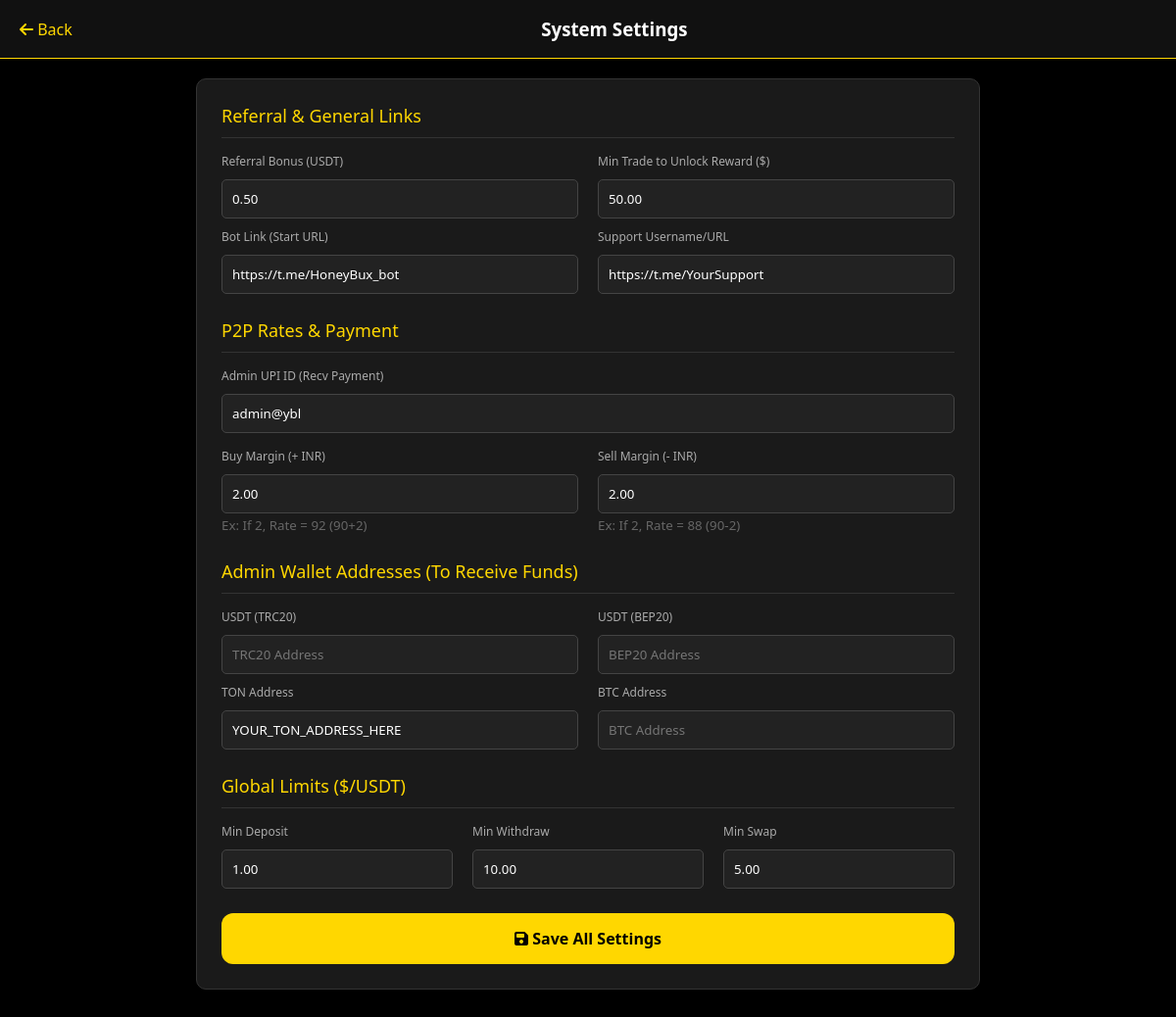
The app's page /admin/referral.php (signed in), older data.
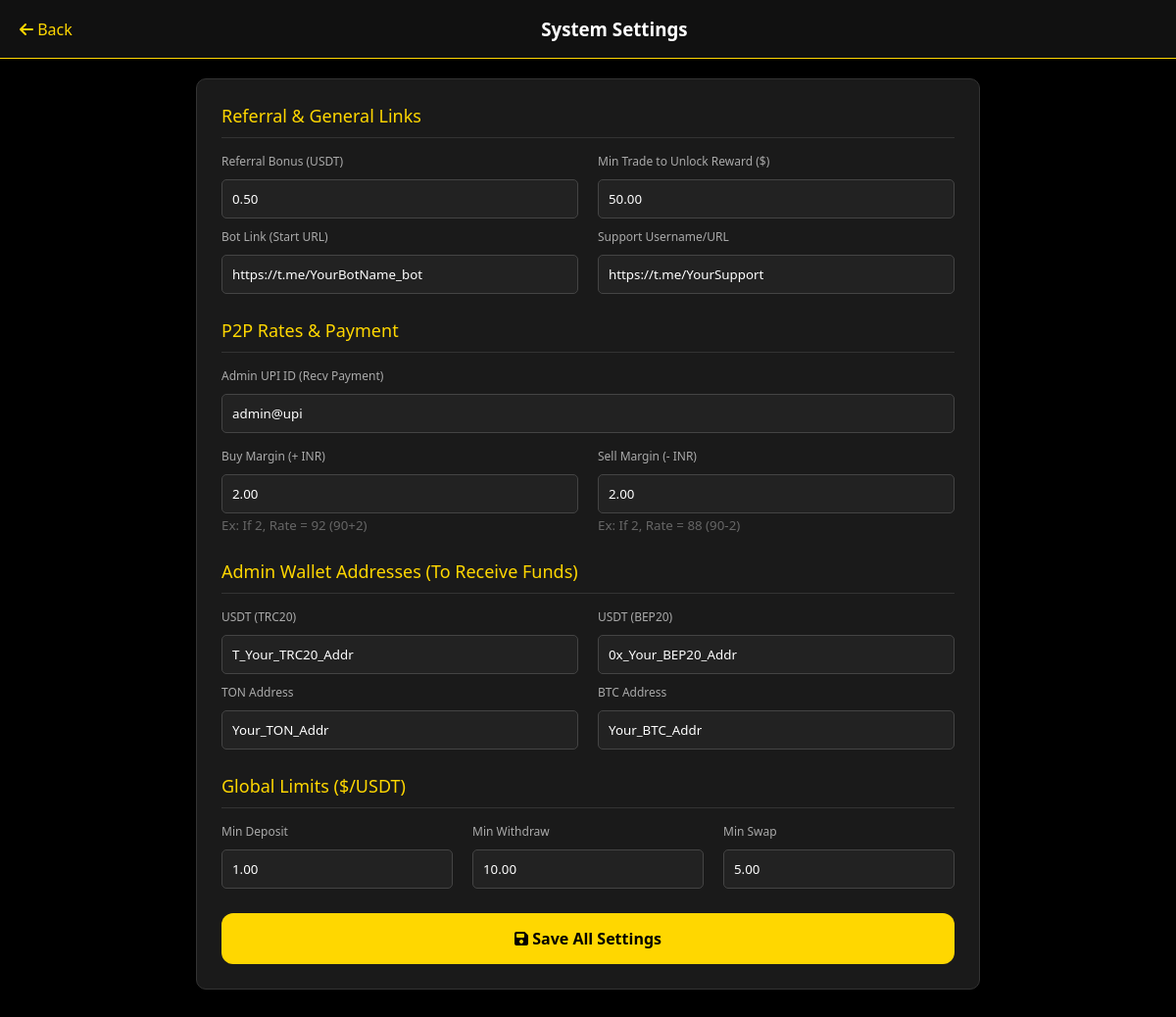
The same page, newer data.
### tables this page shows
CREATE TABLE `settings` (
  `id` int(11) NOT NULL AUTO_INCREMENT,
  `p2p_buy_rate_margin` decimal(10,2) DEFAULT 2.00,
  `p2p_sell_rate_margin` decimal(10,2) DEFAULT 2.00,
  `referral_bonus_amount` decimal(10,2) DEFAULT 0.50,
  `referral_min_trade` decimal(10,2) DEFAULT 50.00,
  `min_deposit_limit` decimal(10,2) DEFAULT 1.00,
  `min_withdraw_limit` decimal(10,2) DEFAULT 10.00,
  `min_swap_limit` decimal(10,2) DEFAULT 5.00,
  `bot_url` varchar(255) DEFAULT 'https://t.me/YourBotName_bot',
  `support_url` varchar(255) DEFAULT 'https://t.me/YourSupport',
  `admin_upi` varchar(100) DEFAULT 'admin@upi',
  `admin_wallets_json` text DEFAULT NULL,
  PRIMARY KEY (`id`)
);

### admin/referral.php (the view, shortened to what this page needs)
<?php
require_once '../includes/db_connect.php';
$settings = $pdo->query("SELECT * FROM settings WHERE id=1")->fetch(PDO::FETCH_ASSOC);
$admin_wallets = json_decode($settings['admin_wallets_json'], true);
?>
<!DOCTYPE html>
<html lang="en">
<head>
    <link rel="stylesheet" href="../assets/css/style.css">
    <link rel="stylesheet" href="https://cdnjs.cloudflare.com/ajax/libs/font-awesome/6.4.0/css/all.min.css">
</head>
<body>
    <div class="admin-nav">
        <a href="dashboard.php" style="color: gold; text-decoration: none;"><i class="fa-solid fa-arrow-left"></i> Back</a>
        <h3 style="color: white;">System Settings</h3>
    </div>
    <div class="container">
        <div class="form-card">
            <form method="POST">
                <div class="section-title" style="margin-top: 0;">Referral & General Links</div>
                <div class="row">
                    <div class="col">
                        <label>Referral Bonus (USDT)</label>
                        <input type="text" name="referral_bonus" value="<?php echo $settings['referral_bonus_amount']; ?>" required>
                    </div>
                    <div class="col">
                        <label>Min Trade to Unlock Reward ($)</label>
                        <input type="text" name="referral_min_trade" value="<?php echo $settings['referral_min_trade']; ?>" required>
                    </div>
                </div>
                <div class="row" style="margin-top: 10px;">
                    <div class="col">
                        <label>Bot Link (Start URL)</label>
                        <input type="text" name="bot_url" value="<?php echo $settings['bot_url']; ?>" required>
                    </div>
                    <div class="col">
                        <label>Support Username/URL</label>
                        <input type="text" name="support_url" value="<?php echo $settings['support_url']; ?>">
                    </div>
                </div>
                <div class="section-title">P2P Rates & Payment</div>
                <div class="form-group">
                    <label>Admin UPI ID (Recv Payment)</label>
                    <input type="text" name="admin_upi" value="<?php echo $settings['admin_upi']; ?>" required>
                </div>
                <div class="row">
                    <div class="col">
                        <label>Buy Margin (+ INR)</label>
                        <input type="number" step="0.01" name="p2p_buy_rate_margin" value="<?php echo $settings['p2p_buy_rate_margin']; ?>" required>
                        <small style="color: #666;">Ex: If 2, Rate = 92 (90+2)</small>
                    </div>
                    <div class="col">
                        <label>Sell Margin (- INR)</label>
                        <input type="number" step="0.01" name="p2p_sell_rate_margin" value="<?php echo $settings['p2p_sell_rate_margin']; ?>" required>
                        <small style="color: #666;">Ex: If 2, Rate = 88 (90-2)</small>
                    </div>
                </div>
                <div class="section-title">Admin Wallet Addresses (To Receive Funds)</div>
                <div class="row">
                    <div class="col">
                        <label>USDT (TRC20)</label>
                        <input type="text" name="w_trc20" value="<?php echo $admin_wallets['USDT_TRC20'] ?? ''; ?>" placeholder="TRC20 Address">
                    </div>
                    <div class="col">
                        <label>USDT (BEP20)</label>
                        <input type="text" name="w_bep20" value="<?php echo $admin_wallets['USDT_BEP20'] ?? ''; ?>" placeholder="BEP20 Address">
                    </div>
                </div>
                <div class="row" style="margin-top: 10px;">
                    <div class="col">
                        <label>TON Address</label>
                        <input type="text" name="w_ton" value="<?php echo $admin_wallets['TON'] ?? ''; ?>" placeholder="TON Address">
                    </div>
                    <div class="col">
                        <label>BTC Address</label>
                        <input type="text" name="w_btc" value="<?php echo $admin_wallets['BTC'] ?? ''; ?>" placeholder="BTC Address">
                    </div>
                </div>
                <div class="section-title">Global Limits ($/USDT)</div>
                <div class="row">
                    <div class="col">
                        <label>Min Deposit</label>
                        <input type="number" step="0.1" name="min_deposit" value="<?php echo $settings['min_deposit_limit']; ?>" required>
                    </div>
                    <div class="col">
                        <label>Min Withdraw</label>
                        <input type="number" step="0.1" name="min_withdraw" value="<?php echo $settings['min_withdraw_limit']; ?>" required>
                    </div>
                    <div class="col">
                        <label>Min Swap</label>
                        <input type="number" step="0.1" name="min_swap" value="<?php echo $settings['min_swap_limit']; ?>" required>
                    </div>
                </div>
                <button type="submit" class="btn btn-primary" style="margin-top: 25px; width: 100%; padding: 15px; font-size: 16px;">
                    <i class="fa-solid fa-save"></i> Save All Settings
                </button>
            </form>
        </div>
    </div>
</body>
</html>

### assets/css/style.css (style rules this page uses)
:root { --primary-gold: #FFD700; --bg-dark: #000000; --card-bg: #1a1a1a; --text-white: #ffffff; --text-gray: #aaaaaa; --danger: #ff4d4d; --success: #28a745; }
* { box-sizing: border-box; margin: 0; padding: 0; font-family: 'Segoe UI', Tahoma, Geneva, Verdana, sans-serif; }
body { background-color: var(--bg-dark); color: var(--text-white); background-image: url('../images/bg.jpg'); background-size: cover; background-attachment: fixed; background-position: center; padding-top: 90px; padding-bottom: 80px; min-height: 100vh; }
body::before { content: ""; position: fixed; top: 0; left: 0; width: 100%; height: 100%; background: rgba(0, 0, 0, 0.85); z-index: -1; }
.container { padding: 0 15px; }
.btn { width: 100%; padding: 12px; border: none; border-radius: 12px; font-weight: bold; font-size: 16px; cursor: pointer; transition: 0.3s; text-align: center; }
.btn-primary { background: var(--primary-gold); color: #000; }
.form-group { margin-bottom: 15px; text-align: left; }
label { display: block; margin-bottom: 5px; color: var(--text-gray); font-size: 13px; }
input, select { width: 100%; padding: 12px; background: #2a2a2a; border: 1px solid #444; border-radius: 10px; color: #fff; outline: none; }

### admin/referral.php (style rules this page uses)
body { padding-top: 80px; background: #000; color: #ddd; }
.admin-nav { position: fixed; top: 0; left: 0; width: 100%; height: 60px; background: #111; border-bottom: 1px solid gold; display: flex; align-items: center; justify-content: space-between; padding: 0 20px; z-index: 100; }
.form-card { background: #1a1a1a; padding: 25px; border-radius: 10px; border: 1px solid #333; max-width: 800px; margin: 0 auto 50px auto; }
.section-title { color: gold; border-bottom: 1px solid #333; padding-bottom: 10px; margin-bottom: 15px; margin-top: 25px; font-size: 18px; }
.row { display: flex; gap: 20px; }
.col { flex: 1; }
input { background: #222; border: 1px solid #444; color: white; padding: 10px; width: 100%; border-radius: 5px; margin-top: 5px; }
label { font-size: 12px; color: #aaa; }

Row changes from the older to the newer data that the page shows:
changed settings "https://t.me/YourSupport": bot_url "https://t.me/HoneyBux_bot" → "https://t.me/YourBotName_bot"; admin_upi "admin@ybl" → "admin@upi"; w_trc20 (not shown) → "T_Your_TRC20_Addr"; w_bep20 (not shown) → "0x_Your_BEP20_Addr"; w_ton "YOUR_TON_ADDRESS_HERE" → "Your_TON_Addr"; w_btc (not shown) → "Your_BTC_Addr"
